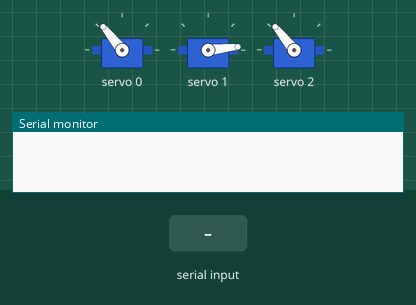
A sketch run on a simulated Arduino Uno, built with avr-gcc and run on an emulated ATmega328P. On the bench: 3 × servo, the last lines printed to the serial monitor. The test bench sets the inputs (shaded band).

Above: at 1.2 s.
1.3 s: "j" received over Serial
At 1.4 s:
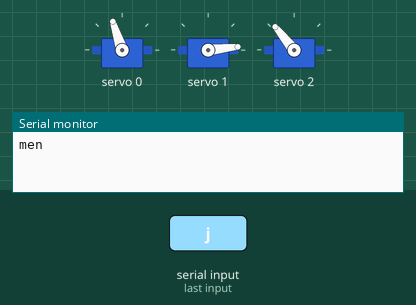
3.4 s: "k" received over Serial
At 3.7 s:
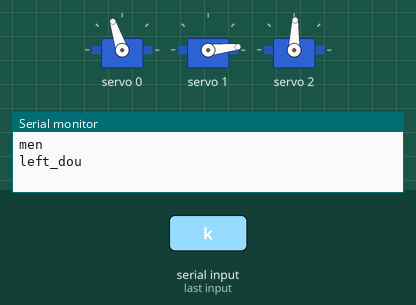
5.3 s: "l" received over Serial
At 5.6 s:
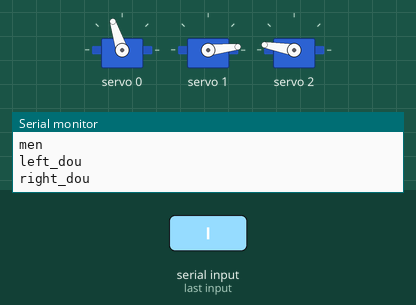
Timing chart, 0 to 8.3 s (numbered marks = the images above; inputs shaded):
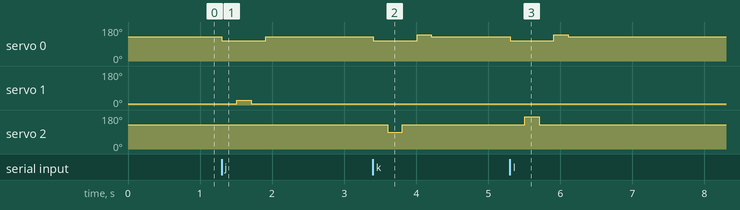

Measured:
- after the input at 1.3 s, servo 0: 129° → 108° at once, → 129° 0.61 s later; servo 1: 6° → 26° after 0.21 s, → 6° 0.20 s later
- after the input at 3.4 s, servo 0: 129° → 108° at once, → 139° 0.61 s later, → 129° 0.20 s later; servo 2: 129° → 88° after 0.21 s, → 129° 0.20 s later
- after the input at 5.3 s, servo 0: 129° → 108° at once, → 139° 0.61 s later, → 129° 0.20 s later; servo 2: 129° → 170° after 0.21 s, → 129° 0.20 s later

The sketch:

men_servo_ar.ino
```cpp
//めんどうこて試し
#include <Wire.h>
#include <Adafruit_PWMServoDriver.h>

#define SERVOMIN 500    // 最小パルス幅(μs)
#define SERVOMAX 2400   // 最大パルス幅(μs)

byte val = 0;

Adafruit_PWMServoDriver pwm = Adafruit_PWMServoDriver(0x40); // PCA9685のI2Cアドレスを指定

int Servo_pin0 = 0; // サーボ接続ピンを0番に
int Servo_pin1 = 1; // サーボ接続ピンを1番に
int Servo_pin2 = 2; // サーボ接続ピンを1番に


void setup(){
  Serial.begin(9600);
  servoSetup(); // サーボの初期設定
  moveServos(130, 10, 130); // 両方のサーボを同じ角度に動かす
}


void loop() {
  moveServos(130, 10, 130);
  if (Serial.available() > 0){//もしjetson側から命令きていたら
    val = Serial.read();
    if (val =='j' ){//jetsonから面命令　未実装
      Serial.println("men");
      men1();
      men2();
      men3();
    }else if (val =='k' ){//jetsonから面命令　未実装
      Serial.println("left_dou");
      left_dou1();
      left_dou2();
      left_dou3();
      left_dou4();

    }else if (val =='l' ){//jetsonから面命令　未実装
      Serial.println("right_dou");
      right_dou1();
      right_dou2();
      right_dou3();
      right_dou4();

      }
  }
}


// サーボの初期設定
void servoSetup() {
  pwm.begin(); // 初期設定
  pwm.setPWMFreq(50); // PWM周期を50Hzに設定
}


// サーボを動かす
void moveServos(int angle0, int angle1, int angle2) {
  angle0 = map(angle0, 0, 180, SERVOMIN, SERVOMAX); // 角度(0~180)をパルス幅(500~2400μs)に変換
  angle1 = map(angle1, 0, 180, SERVOMIN, SERVOMAX); // 角度(0~180)をパルス幅(500~2400μs)に変換
  angle2 = map(angle2, 0, 180, SERVOMIN, SERVOMAX); // 角度(0~180)をパルス幅(500~2400μs)に変換
  pwm.writeMicroseconds(Servo_pin0, angle0); // サーボを動作させる
  pwm.writeMicroseconds(Servo_pin1, angle1); // サーボを動作させる
  pwm.writeMicroseconds(Servo_pin2, angle2); // サーボを動作させる
}

void men1() {// 面前半
  moveServos(110, 10, 130); // 両方のサーボを同じ角度に動かす
  delay(200);
}

void men2() {//面後半
  moveServos(110, 30, 130); // 両方のサーボを同じ角度に動かす
  delay(200);
}
void men3() {//面後半
  moveServos(110, 10, 130); // 両方のサーボを同じ角度に動かす
  delay(200);
}

void left_dou1() {// どう前半
  moveServos(110, 10, 130); // 両方のサーボを同じ角度に動かす
  delay(200);
}

void left_dou2() {// どう前半
  moveServos(110, 10,90); // 両方のサーボを同じ角度に動かす
  delay(200);
}

void left_dou3() {// どう前半
  moveServos(110, 10, 130); // 両方のサーボを同じ角度に動かす
  delay(200);
}
void left_dou4() {// どう前半
  moveServos(140, 10,130); // 両方のサーボを同じ角度に動かす
  delay(200);
}

void right_dou1() {// どう前半
  moveServos(110, 10, 130); // 両方のサーボを同じ角度に動かす
  delay(200);

}

void right_dou2() {// どう前半
  moveServos(110, 10, 170); // 両方のサーボを同じ角度に動かす
  delay(200);
}

void right_dou3() {// どう前半
  moveServos(110, 10, 130); // 両方のサーボを同じ角度に動かす
  delay(200);
}
void right_dou4() {// どう前半
  moveServos(140, 10, 130); // 両方のサーボを同じ角度に動かす
  delay(200);
}
```
